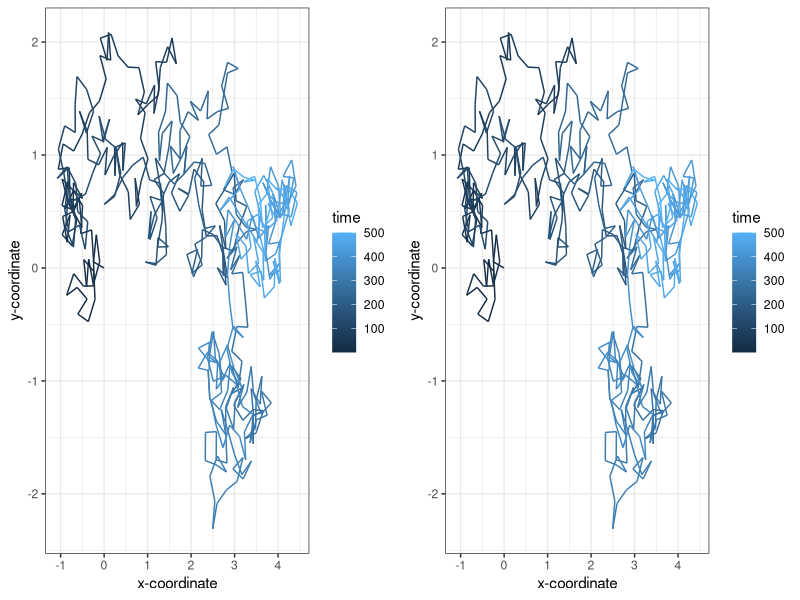

Write R code to recreate this figure.
#install.packages("ggplot2")
#install.packages("gridExtra")

library(ggplot2)
library(gridExtra)

random_walk  <- function (n_steps) {
  
  df <- data.frame(x = rep(NA, n_steps), y = rep(NA, n_steps), time = 1:n_steps)
  
  df[1,] <- c(0,0,1)
  
  set.seed(8)
  
  for (i in 2:n_steps) {
    
    h <- 0.25
    
    angle <- runif(1, min = 0, max = 2*pi)
    
    df[i,1] <- df[i-1,1] + cos(angle)*h
    
    df[i,2] <- df[i-1,2] + sin(angle)*h
    
    df[i,3] <- i
    
  }
  
  return(df)
  
}

data1 <- random_walk(500)

plot1 <- ggplot(aes(x = x, y = y), data = data1) +
  
  geom_path(aes(colour = time)) +
  
  theme_bw() +
  
  xlab("x-coordinate") +
  
  ylab("y-coordinate")

data2 <- random_walk(500)

plot2 <- ggplot(aes(x = x, y = y), data = data2) +
  
  geom_path(aes(colour = time)) +
  
  theme_bw() +
  
  xlab("x-coordinate") +
  
  ylab("y-coordinate")

grid.arrange(plot1, plot2, ncol=2)
